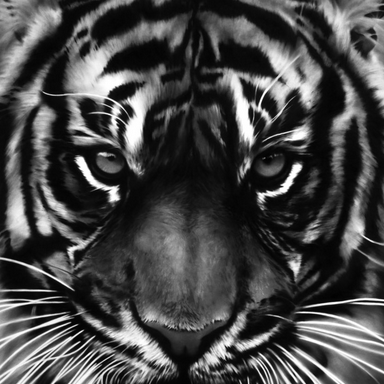
#> input picture media/test1.png, 384 x 384 px
$ python -i main.py   (imports and definitions only)
#> lines starting #> are read from the running program, lines starting #| are printed output that depends on the picture
import asyncio
import argparse
from bleak import BleakClient, BleakScanner
from bleak.exc import BleakDBusError
from PIL import Image


class BLEPrinter:
    def __init__(self, target_name="LX-D02", black_level=9):
        self.target_name = target_name
        self.address = None
        self.char_uuid = "0000ffe1-0000-1000-8000-00805f9b34fb"
        self.notify_uuid = "0000ffe2-0000-1000-8000-00805f9b34fb"
        self.client = None
        self.ready_to_print = asyncio.Event()
        self.pause_required = asyncio.Event()
        self.is_printed = False  # 5a0600c10100000000000000 принтер готов к печати
        self.latest_notification = ""
        self.black_level = black_level
        # Команды для работы с принтером
        self.commands = [
            ("5a0100000000000000000000", "5a010003c00000001b965a00"),  # Инициализация
            (self.set_black_level(self.black_level), "5a0c"),  # Параметр черного
        ]

    async def find_and_connect(self):
        try:
            """
            Ищет устройство Bluetooth по имени и подключается к нему.

            :param target_name: Имя целевого устройства.
            """
            print("Поиск устройств Bluetooth...")
            devices = await BleakScanner.discover()
            target_name = self.target_name
            for device in devices:
                print(f"Найдено устройство: {device.name} [{device.address}]")
                if device.name == target_name:
                    self.address = device.address  # Устанавливаем адрес устройства
                    print(f"Устройство '{target_name}' найдено. Подключаемся...")
                    await self.connect(device.address)
                    return
            raise Exception(f"Устройство с именем '{target_name}' не найдено.")
        except BleakDBusError as e:
            raise Exception(f"Bluetooth выключен или не доступен. {e}")

    def set_black_level(self, level):
        """
        Устанавливает уровень черного для принтера.

        !!! Высокий уровень термпопринтера приводит к ошибке
        :param level: Значение от 0 до 7, где 0 - минимальный уровень, 9 - максимальный уровень.
        :return: Команда в формате HEX.
        """
        if not (0 <= level <= 9):
            raise ValueError("Уровень должен быть в диапазоне от 0 до 9.")
        return f"5a0c{level:02x}"

    async def connect(self, address):
        """Подключается к принтеру."""
        self.address = address
        self.client = BleakClient(self.address)
        await self.client.connect()
        cccd_handle = await self.find_cccd_handle(self.char_uuid)
        if not self.client.is_connected:
            raise ConnectionError("Не удалось подключиться к принтеру.")

        print("Принтер подключен.")

        # Подписываемся на уведомления
        await self.client.start_notify(self.notify_uuid, self.notification_handler)
        print("Подписка на уведомления установлена.")

    async def disconnect(self):
        """Отключается от принтера."""
        if self.client and self.client.is_connected:
            await self.client.stop_notify(self.notify_uuid)
            await self.client.disconnect()
            print("Принтер отключен.")

    async def find_cccd_handle(self, char_uuid):
        """Функция для поиска дескриптора CCCD по UUID характеристики"""
        services = await self.client.get_services()
        for service in services:
            for char in service.characteristics:
                print("char", char)
                if char.uuid.lower() == char_uuid.lower():
                    for descriptor in char.descriptors:
                        # Проверяем UUID дескриптора CCCD (0x2902)
                        print("descriptor", descriptor)
                        if (
                            descriptor.uuid.lower()
                            == "00002902-0000-1000-8000-00805f9b34fb"
                        ):
                            return descriptor.handle

    # [42 lines left out: function notification_handler, not called in this run]

    async def send_packets(self, packets_hex):
        command_start_print = [
            ("5a0a2e58f6181b79f1075dc3", "5a0a"),
            ("5a0bdefb0c26fe2d159b822c", "5a0b"),
        ]
        for command, expected_prefix in command_start_print:
            print("Отправка команды/префикс:", command, expected_prefix)
            await self.send_command(command, expected_prefix)

        start_line, end_line = self.generate_hex_string_len(packets_hex)
        packets = self.validate_and_correct_line_numbers(packets_hex)
        max_packet = len(packets)
        for idx, hex_data in enumerate(packets):
            try:
                # Проверяем, нужно ли сделать паузу
                if self.pause_required.is_set():
                    print("Пауза на 59 мс...")
                    await asyncio.sleep(0.59)  # Пауза 59 мс
                    self.pause_required.clear()  # Сбрасываем флаг паузы

                if idx == 0:
                    await self.client.write_gatt_char(self.char_uuid, start_line)
                    await asyncio.sleep(0.1)
                elif idx == max_packet:
                    await self.client.write_gatt_char(self.char_uuid, end_line)
                    await asyncio.sleep(0.1)

                # Преобразуем данные в байты
                data = bytearray.fromhex(hex_data)

                # Отправляем данные на принтер
                await self.client.write_gatt_char(self.char_uuid, data)
                print(
                    f"[{idx}/{len(packets_hex)}] Отправлен {len(data)}-байтный пакет: {hex_data[:40]}..."
                )

                # Основная пауза между отправкой пакетов
                await asyncio.sleep(0.04)

            except Exception as e:
                print(f"Ошибка при отправке пакета {idx+1}: {e}")
                break

    async def wait_for_print_completion(self):
        """
        Ожидает уведомления о завершении печати.
        """
        print("Ожидание завершения печати...")
        while True:
            await asyncio.sleep(0.1)
            if self.latest_notification.startswith("5a060"):
                print("Принтер завершил печать.")
                self.is_printed = False
                break

    async def send_command(self, command, expected_response_prefix):
        """Отправляет команду на принтер и ждёт ожидаемого ответа."""
        data = bytearray.fromhex(command)
        if self.client:
            await self.client.write_gatt_char(self.char_uuid, data)
            print(f"Отправлено: {command}")
            await asyncio.sleep(0.1)
            # Ждём ответа от принтера
            while True:
                await asyncio.sleep(0.2)
                if self.latest_notification.startswith(expected_response_prefix):
                    print(f"Получен ожидаемый ответ: {self.latest_notification}")
                    break

    def is_document(self, image):
        """
        Определяет, является ли изображение документом (текст, линии)
        или фотографией.
        """
        # Преобразуем изображение в оттенки серого
        grayscale_image = image.convert("L")

        # Получаем гистограмму яркости (0-255)
        histogram = grayscale_image.histogram()

        # Считаем, сколько пикселей попадает в яркость между 0 и 50 (тёмные) и 200-255 (светлые)
        dark_pixels = sum(histogram[:50])
        light_pixels = sum(histogram[200:])

        # Высокий контраст (много тёмных и светлых пикселей) характерен для документа
        if dark_pixels + light_pixels > 0.85 * sum(histogram):
            return True  # Это документ
        return False  # Это фотография

    def generate_printer_data(self, image_path, target_width=384):
        """
        Генерирует строки данных для печати с учётом полутонов через дизеринг.
        :param image_path: Путь к изображению.
        :param target_width: Ширина изображения для принтера (обычно 384 пикселя).
        :return: Список строк данных в формате HEX.
        """
#> called with image_path = 'media/test1.png', target_width = 384
        with Image.open(image_path) as img:

            # Преобразуем изображение в оттенки серого
#> img is the input picture: PIL image 384x384 RGBA; mean R, G, B, A 72, 72, 72, 255
            img = img.convert("L")
#> img: PIL image 384x384 L

            # Масштабируем изображение до ширины принтера
            if img.width != target_width:
                new_height = int((target_width / img.width) * img.height)
                img = img.resize((target_width, new_height), Image.LANCZOS)

            if self.is_document(img):
#> in is_document, `histogram = grayscale_image.histogram()`: histogram = 256 values, max 4824 at index 9, min 23 at index 1, mean 576
#> in is_document, `dark_pixels = sum(histogram[:50])`: dark_pixels = 74117
#> in is_document, `light_pixels = sum(histogram[200:])`: light_pixels = 10739
                img = img.convert("1", dither=Image.NONE)
                img.save(".debug_images/debug_document_image.png")
                print("Промежуточный документ сохранен как debug_document_image.png")
            else:
                # Применяем дизеринг
                img = img.convert("1", dither=Image.FLOYDSTEINBERG)
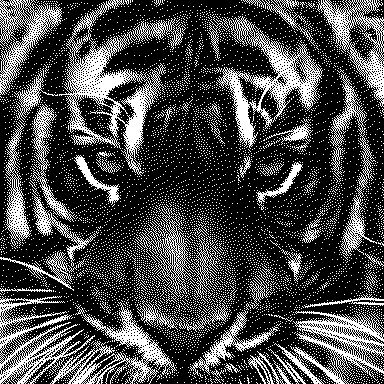
#> img: PIL image 384x384 1; 28.2% white in thin lines or dots

                # Сохраняем для отладки
                img.save(".debug_images/debug_dithered_image.png")
                print(
                    "Промежуточное изображение с дизерингом сохранено как debug_dithered_image.png"
                )

            # Убедимся, что высота чётная
            if img.height % 2 != 0:
                img = img.crop((0, 0, img.width, img.height - 1))

            printer_width = img.width
#> printer_width = 384
            packets = []

            # Формируем данные для принтера
            for y in range(0, img.height, 2):
                upper_line = []
                lower_line = []

                for x in range(0, printer_width, 8):
                    upper_byte = 0
                    lower_byte = 0

                    for bit in range(8):
                        if x + bit < printer_width:
                            # Верхняя строка
                            if img.getpixel((x + bit, y)) == 0:  # Чёрный пиксель
                                upper_byte |= 1 << (7 - bit)
                            # Нижняя строка
                            if (
                                y + 1 < img.height and img.getpixel((x + bit, y + 1)) == 0
                            ):  # Чёрный пиксель
                                lower_byte |= 1 << (7 - bit)

                    upper_line.append(upper_byte)
                    lower_line.append(lower_byte)

                # Формируем HEX-строки
                upper_hex = "".join(f"{byte:02x}" for byte in upper_line)
                lower_hex = "".join(f"{byte:02x}" for byte in lower_line)

                packets.append(f"{upper_hex}{lower_hex}")

        return packets

    # [46 lines left out: functions validate_and_correct_line_numbers, generate_hex_string_len, not called in this run]

    async def print_image(self, image_path):
        """Печатает изображение."""
        packets = self.generate_printer_data(image_path)
        self.is_printed = True
        print("Начинаем печать изображения.")
        await self.send_packets(packets)
        await self.wait_for_print_completion()
        print("Печать завершена.")

    async def initialize(self):
        """Отправляет начальные команды принтеру."""
        print("Инициализация принтера...")
        for command, expected_prefix in self.commands:
            print("Отправка команды/префикс:", command, expected_prefix)
            await self.send_command(command, expected_prefix)

    async def ble_print_job(self, image_bytes):
        """Асинхронно подключается к принтеру и печатает"""
        if not self.client or not self.client.is_connected:
            print("Принтер не подключен. Подключаемся...")
            await self.find_and_connect()  # Асинхронный коннект
            await self.initialize()  # Отправляем начальные команды
        await self.print_image(image_bytes)
        # await ble_printer.disconnect()


# [33 lines not run here, left out]

>>> result = BLEPrinter().generate_printer_data('media/test1.png')

$ run again, on media/test3.png
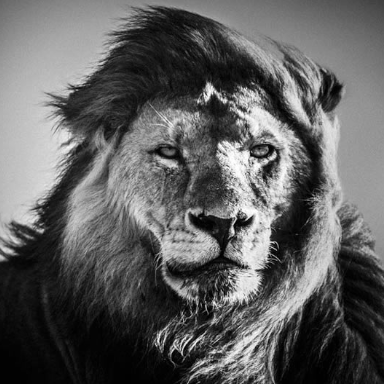
#> input picture media/test3.png, 384 x 384 px
#> in generate_printer_data, img is the input picture: PIL image 384x384 LA; mean R, G, B, A 95.3, 95.3, 95.3, 255
#> histogram = 256 values, max 2134 at index 4, min 4 at index 255, mean 576
#> dark_pixels = 52897
#> light_pixels = 9360
#> in generate_printer_data, `img = img.convert("1", dither=Image.FLOYDSTEINBERG)`:
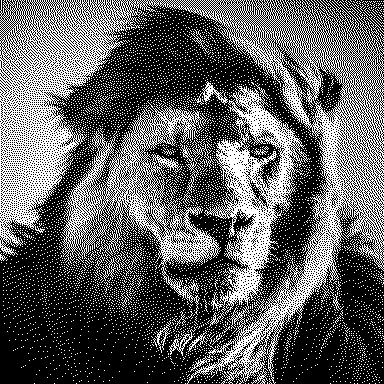
#> img: PIL image 384x384 1; 37.3% white in thin lines or dots
